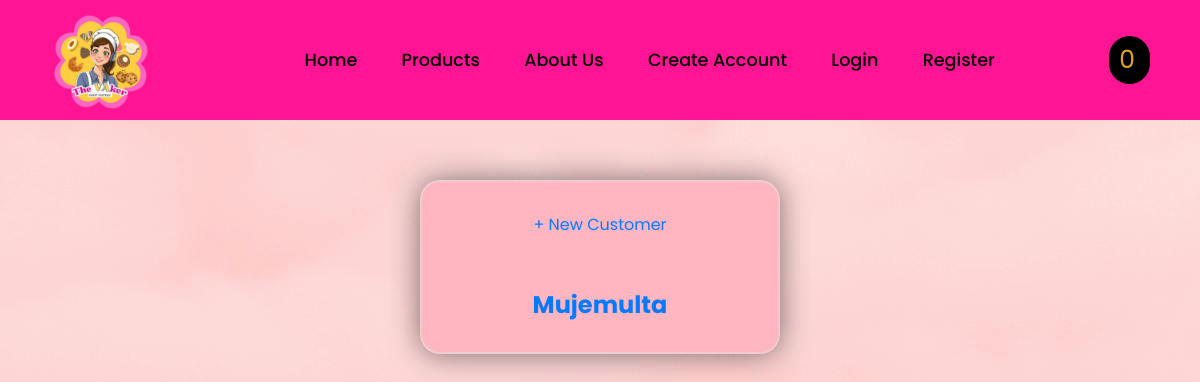
The app's page /details/, older data.
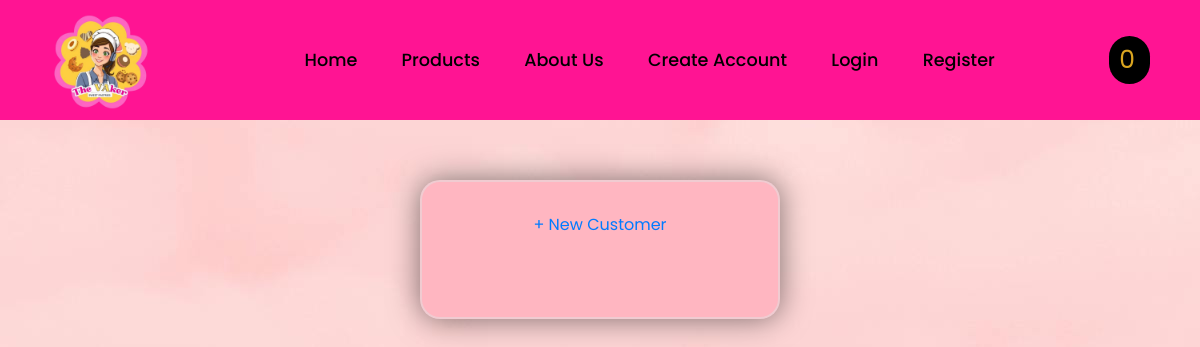
The same page, newer data.
### app/models.py (models this page shows, shortened)
class CustomerDetails (models.Model):
    firstName = models.CharField(max_length=100)
    lastName = models.CharField(max_length=100)
    email = models.EmailField(max_length=100)
    password = models.CharField(max_length=100)
    fullAddress = models.CharField(max_length=100)
    phone = models.CharField(max_length=15)

### app/views.py (the view)
# urls.py: path('details/', CustomerListView.as_view(), name='details'),
class CustomerListView (ListView):
    model = CustomerDetails
    context_object_name = 'detail_list'
    template_name = 'app/Customer_List.html'

### cart/cart.py (called while the page is built)
    def __len__(self):
      return len(self.cart)

### cart/context_processors.py (called while the page is built)
def cart(request):
	return {'cart': Cart(request)}

### app/templates/app/Customer_List.html
{% extends 'app/base.html' %}
{% block content %}
<div class="list-container">
<div class="list-txt">
    <a href="{% url 'Customer_Create' %}"> + New Customer</a>
</div>
    {% for detail in detail_list %}
          <h2><a href="{% url 'Customer_Detail' detail.pk %}">{{detail.lastName}}</a></h2>
{% endfor %}
</div>
{% endblock content %}

Row changes from the older to the newer data that the page shows:
removed CustomerDetails: lastName "Mujemulta"
